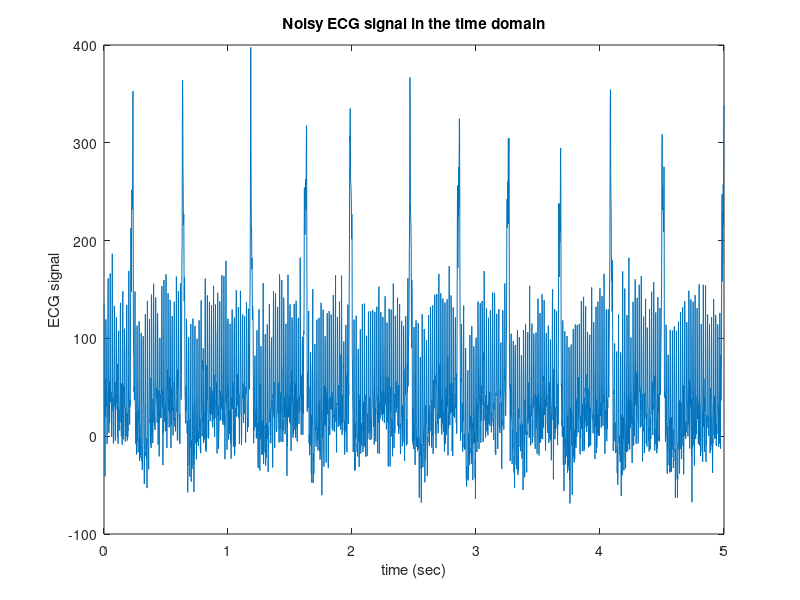
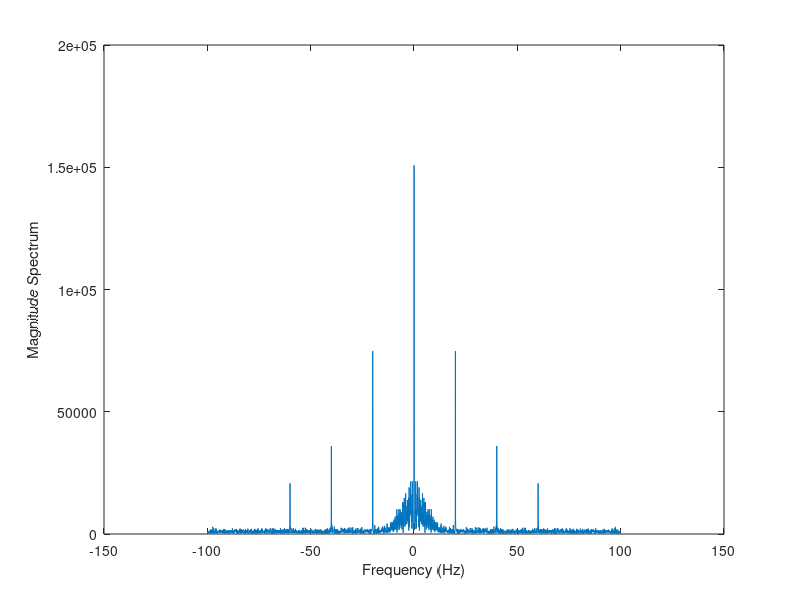

Source code (MATLAB) for these figures, in order: (Note: this script raises an error after producing the figures.)

%part a
load('noisyECGMiniProject3');
figure (1)
plot(t,noisyECG);
xlabel('time (sec)');
ylabel('ECG signal');
title('Noisy ECG signal in the time domain');
%part b
Fs = 1000/max(t);
Ts = 1/Fs;
%part c
f = linspace(-Fs/2,Fs/2,length(noisyECG));
FreqSig = fft(noisyECG);
FreqSig = fftshift(FreqSig);
MagF = abs(FreqSig);
%Plot the magnitude spectrum of the noisyECG
figure (2);
plot(f,MagF);
xlabel('Frequency (Hz)');
ylabel('Magnitude Spectrum');

%Filter the signal. I used a low pass filter w/ Fpass = 9 & Fstop = 15,
%Astop = 80
Filtt = filter(Num2,1, noisyECG);
Filtf = fft(Filtt);
Filtf = fftshift(Filtf);
Mag2 = abs(Filtf);
%Graph the cleaned signal in time and frequency domain
figure (3);
subplot(2,1,1);
plot(t,Filtt);
title('Cleaned ECG signal in time domain');
ylabel('ECG signal');
xlabel('time');
subplot(2,1,2);
plot(f,Mag2);
xlim([-20 20]);
title('Cleaned ECG signal in frequency domain');
ylabel('Magnitude Spectrum');
xlabel('frequency (Hz)');
sgtitle('Clean ECG Signal')
